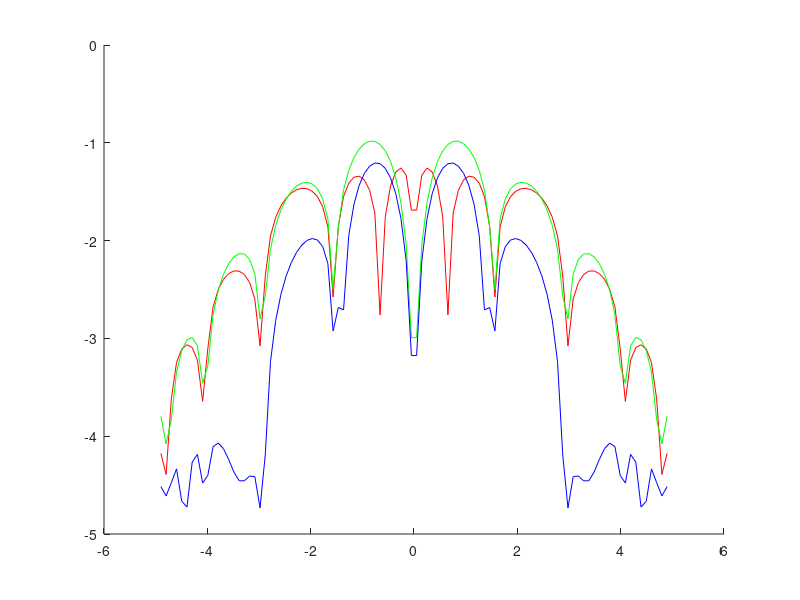

The MATLAB source for this figure:
n=11;
x=5*cos(linspace(0, pi, n));
f=@(t) 1./(1+t.^2);
m=100;
y=feval(f,x);
interpx=linspace(-5,5,m);
interpy1=interp1(x,y,interpx,'linear');
interpy2=interp1(x,y,interpx,'spline');
interpy3=interp1(x,y,interpx,'pchip');
val=feval(f,interpx);

v1=abs(val-interpy1);
v2=abs(val-interpy2);
v3=abs(val-interpy3);

hold on
plot(interpx,log10(v1),'r')
pause(2)
plot(interpx,log10(v2),'g')
pause(2)
plot(interpx,log10(v3),'b')
pause(2)
